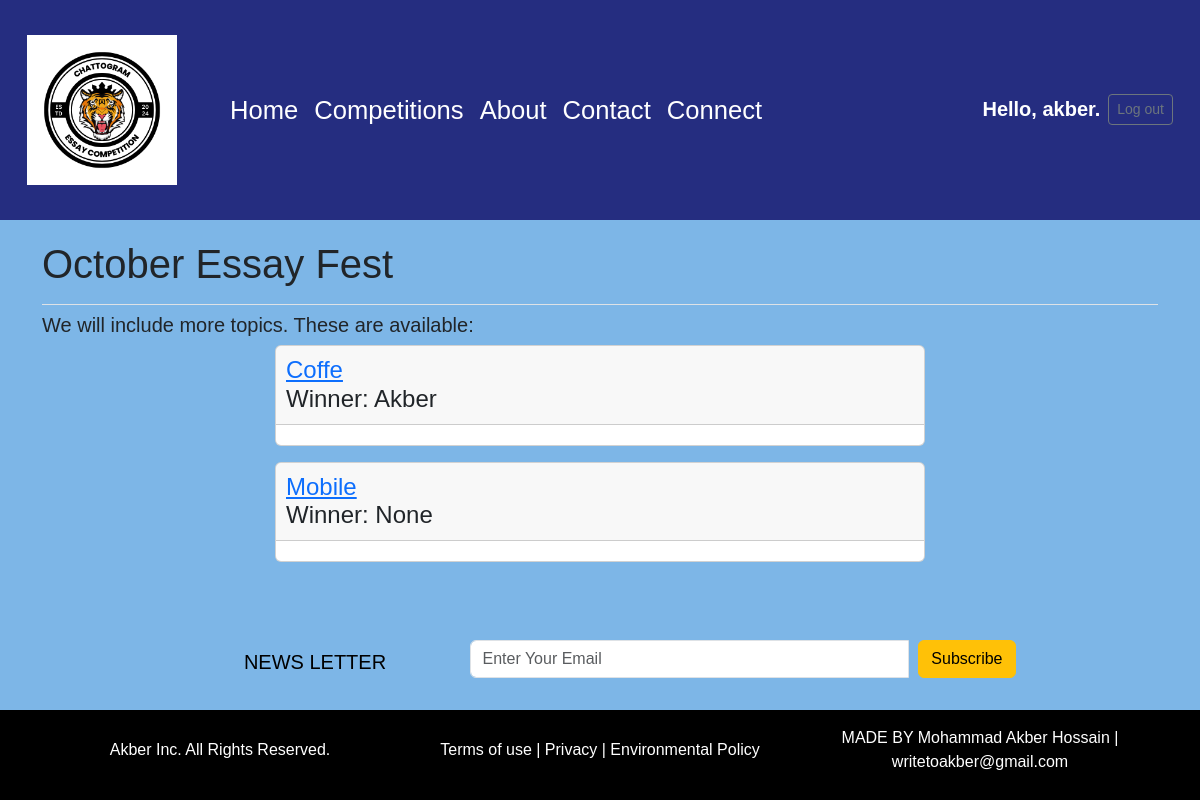
The page /competitions/1/ (signed in) on the database its author committed.
### nana/models.py (models this page shows, shortened)
class Competition(models.Model):
    name = models.CharField(max_length=250)
    deadline = models.DateTimeField()

class EssayTopic(models.Model):
    name = models.CharField(max_length=100)
    description = models.CharField(max_length=300)
    winner = models.ForeignKey(User, on_delete=models.CASCADE, null=True, blank=True)
    competition = models.ForeignKey(Competition, on_delete=models.CASCADE)

### nana/views.py (the view)
# urls.py: path('competitions/<int:competition_id>/', views.competition, name='competition'),
@login_required
def competition(request, competition_id):
    competition = Competition.objects.get(id=competition_id)
    essay_topics = EssayTopic.objects.filter(competition_id=competition)
    context = {'competition': competition, 'essay_topics': essay_topics,'now': timezone.now()}
    return render(request, 'nana/essaytopics.html', context)

### nana/templates/nana/essaytopics.html (shortened to what this page needs)
{% extends "nana/base.html" %}
{% block page_header %}
{% load static %}
 {% load django_bootstrap5 %}
    {% bootstrap_css %}
<body>
    <h1>{{ competition.name }}</h1>
{% endblock page_header %}
{% block content %}
    <h5>We will include more topics. These  are available:</h5>
    {% for x in essay_topics %}
        <div class="card mb-3">
            <h4 class="card-header">
                <a href="{% url 'nana:new_essay' x.id %}">
                    {{ x.name }}
                </a>
                {% if competition.deadline < now %}
                    <br>Winner: {{ x.winner }}
                {% endif %}
            </h4>
            <div class="card-body">
            </div>
        </div>
    {% empty %}
        <p>There are no entries for the topic yet.</p>
    {% endfor %}
{% endblock content %}

### nana/templates/nana/base.html (shortened to what this page needs)
{% load static %}
<html>
<html lang="en">
<head>
    {% load django_bootstrap5 %}
    {% bootstrap_css %}
</head>
<body>
<header class="header-container">
    <div class="container-fluid">
        <div class="row align-items-center">
            <div class="col-md-2 col-sm-3 col-6">
                <div class="logo">
                    <img src="{% static 'nana/images/Tiger_logo.png' %}" alt="Tiger Logo">
                </div>
            </div>
            <div class="col-md-10 col-sm-9 col-6 text-right">
                <nav class="navbar navbar-expand-lg navbar-light float-right">
                    <div class="collapse navbar-collapse" id="navbarSupportedContent">
                        <ul class="navbar-nav me-auto mb-2 mb-lg-0">
                            <li class="nav-item">
                                <a class="nav-link" href="{% url 'nana:index' %}">Home</a>
                            </li>
                            <li class="nav-item">
                                <a class="nav-link" href="{% url 'nana:competitions' %}">Competitions</a>
                            </li>
                            <li class="nav-item">
                                <a class="nav-link" href="{% url 'nana:about' %}">About</a>
                            </li>
                            <li class="nav-item">
                                <a class="nav-link" href="{% url 'nana:contact' %}">Contact</a>
                            </li>
                            <li class="nav-item">
                                <a class="nav-link" href="https://www.linkedin.com/in/akber2004/">Connect</a>
                            </li>
                        </ul>
                        <ul class="navbar-nav ms-auto">
                            {% if user.is_authenticated %}
                                <li class="nav-item">
                                    <span class="navbar-text text-white text me-2">Hello, {{ user.username }}.</span>
                                </li>
                                <li class="nav-item">
                                    <form action="{% url 'accounts:logout' %}" method="post">
                                        <button name="submit" class="btn btn-outline-secondary btn-sm text">
                                            Log out
                                        </button>
                                    </form>
                                </li>
                            {% endif %}
                        </ul>
                    </div>
                </nav>
            </div>
        </div>
    </div>
</header>
<main class="container main-content">
    <div class="pb-2 mb-2 border-bottom">
        {% block page_header %}{% endblock page_header %}
    </div>
    <div>
        {% block content %}
        {% endblock content %}
    </div>
</main>
<footer>
    <div class="container-fluid py-3 text-black">
        <div class="container">
            <div class="row align-items-center justify-content-center">
                <div class="col-12 col-sm-3 pt-2 text-center text-sm-left">
                    <h5>NEWS LETTER</h5>
                </div>
                <div class="col-12 col-sm-6">
                    <div class="input-group mb-3">
                        <input type="text" class="form-control" placeholder="Enter Your Email" aria-label="Recipient's username" aria-describedby="basic-addon2">
                        <div class="input-group-append">
                            <button class="btn btn-warning" type="button">Subscribe</button>
                        </div>
                    </div>
                </div>
            </div>
        </div>
    </div>
    <div class="container-fluid Footer-2nd-part-color bg-black text-white py-3">
        <div class="container">
            <div class="row">
                <div class="col-12 col-sm-4 text-center">
                    Akber Inc. All Rights Reserved.
                </div>
                <div class="col-12 col-sm-4 text-center">
                    Terms of use | Privacy | Environmental Policy
                </div>
                <div class="col-12 col-sm-4 text-center">
                    MADE BY Mohammad Akber Hossain | writetoakber@gmail.com
                </div>
            </div>
        </div>
    </div>
</footer>
</body>
</html>

### nana/templates/nana/base.html (style rules this page uses)
* { margin: 0; padding: 0; box-sizing: border-box; font-family: Arial, sans-serif; }
body { background-color: #f4f4f4; color: #333; }
.header-container { width: 100%; background-color: #252d80; color: white; padding: 15px ; }
.navbar-light .navbar-nav .nav-link { color: white; font-size: 1.6em; }
.logo img { width: 150px; }
.main-content { padding-top: 20px; }
.text { font-size: 1.25rem; font-weight: bold; }
.form-control { width: auto; flex-grow: 1; }
.btn-warning { margin-left: 10px; padding: 10px 20px; background-color: #015ae0; color: #fff; border: none; border-radius: 4px; cursor: pointer; }
html, body { margin: 0; padding: 0; height: 100%; display: flex; flex-direction: column; }
main { flex: 1; }
footer { color: #fff; width: 100%; }
.Footer-2nd-part-color { background-color: #343a40; }
.text-white { color: #fff; }
.container-fluid { padding: 20px 0; }
.row { display: flex; justify-content: space-between; align-items: center; flex-wrap: wrap; }
.text-center { text-align: center; margin-bottom: 10px; padding-left: 80px; padding-right: 80px; }
a { color: #4775ff; text-decoration: none; }
.logo img { height: 150px; }

### nana/templates/nana/essaytopics.html (style rules this page uses)
body { background-color: rgb(125, 182, 231); }
.card { max-width: 650px; margin: 0 auto; }
.card-header, .card-body { padding: 10px; }

### rows shown on the page
Competition: name "October Essay Fest"
EssayTopic: name "Coffe", winner "Akber"
EssayTopic: name "Mobile", winner "None"

### other values the page prints
{{ user.username }} "akber"
